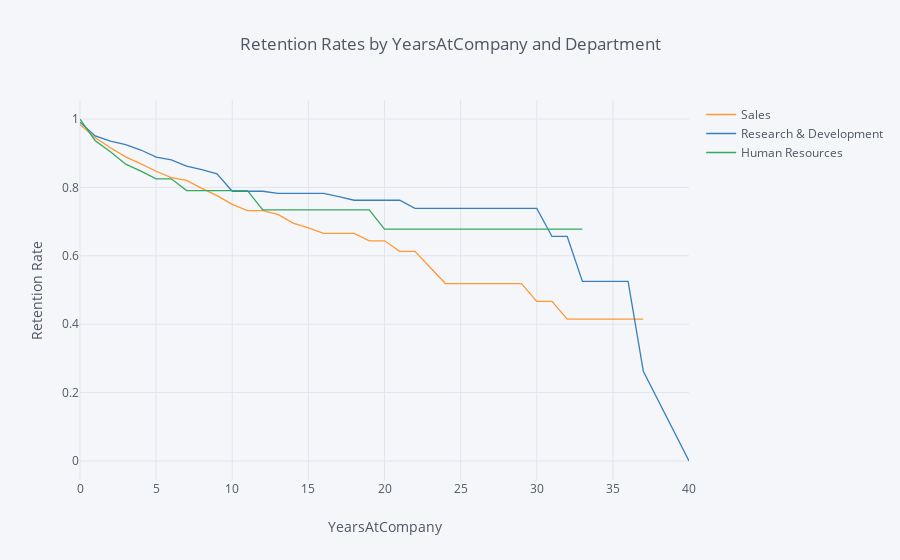

This figure's notebook cell:
### Markdown cell above
## 7. Let's investigate whether the department the employee works in has an impact on how long they stay with the company. Generate and plot survival curves showing retention by department and years the employee has worked at the company.

### Code cell
rates = survival(data, 'Department', 'YearsAtCompany', 'Attrition')

rates.iplot(kind='line', xTitle='YearsAtCompany', yTitle='Retention Rate',
            title='Retention Rates by YearsAtCompany and Department')

### Figure 1 — Plotly figure (JSON) as saved in the notebook; plotly's stock layout.template omitted (floating-point values rounded to 4 significant figures)
{"data": [{"line": {"color": "rgba(255, 153, 51, 1.0)", "dash": "solid", "shape": "linear", "width": 1.3}, "mode": "lines", "name": "Sales", "text": "", "type": "scatter", "uid": "0401f97a-11c2-4d0b-a877-64720f9748bc", "x": [0, 1, 2, 3, 4, 5, 6, 7, 8, 9, 10, 11, 12, 13, 14, 15, 16, 17, 18, 19, 20, 21, 22, 23, 24, 25, 26, 27, 29, 30, 31, 32, 33, 34, 36, 37, 40], "y": [0.9843, 0.9453, 0.9158, 0.8891, 0.8689, 0.8473, 0.8285, 0.8205, 0.7971, 0.7759, 0.7502, 0.7319, 0.7319, 0.7209, 0.6956, 0.6819, 0.6653, 0.6653, 0.6653, 0.6438, 0.6438, 0.6132, 0.6132, 0.566, 0.5188, 0.5188, 0.5188, 0.5188, 0.5188, 0.467, 0.467, 0.4151, 0.4151, 0.4151, 0.4151, 0.4151, ""]}, {"line": {"color": "rgba(55, 128, 191, 1.0)", "dash": "solid", "shape": "linear", "width": 1.3}, "mode": "lines", "name": "Research & Development", "text": "", "type": "scatter", "uid": "568f0072-b7b9-4708-a20d-8df044706e35", "x": [0, 1, 2, 3, 4, 5, 6, 7, 8, 9, 10, 11, 12, 13, 14, 15, 16, 17, 18, 19, 20, 21, 22, 23, 24, 25, 26, 27, 29, 30, 31, 32, 33, 34, 36, 37, 40], "y": [0.9906, 0.9503, 0.9351, 0.9249, 0.9093, 0.8886, 0.8805, 0.8624, 0.852, 0.8399, 0.7887, 0.7887, 0.7887, 0.7825, 0.7825, 0.7825, 0.7825, 0.7729, 0.7624, 0.7624, 0.7624, 0.7624, 0.7386, 0.7386, 0.7386, 0.7386, 0.7386, 0.7386, 0.7386, 0.7386, 0.6565, 0.6565, 0.5252, 0.5252, 0.5252, 0.2626, 0]}, {"line": {"color": "rgba(50, 171, 96, 1.0)", "dash": "solid", "shape": "linear", "width": 1.3}, "mode": "lines", "name": "Human Resources", "text": "", "type": "scatter", "uid": "6c733938-a19a-4401-a370-ceaa7cc5ed68", "x": [0, 1, 2, 3, 4, 5, 6, 7, 8, 9, 10, 11, 12, 13, 14, 15, 16, 17, 18, 19, 20, 21, 22, 23, 24, 25, 26, 27, 29, 30, 31, 32, 33, 34, 36, 37, 40], "y": [1, 0.9365, 0.9042, 0.868, 0.8474, 0.8251, 0.8251, 0.7907, 0.7907, 0.7907, 0.7907, 0.7907, 0.7342, 0.7342, 0.7342, 0.7342, 0.7342, 0.7342, 0.7342, 0.7342, 0.6777, 0.6777, 0.6777, 0.6777, 0.6777, 0.6777, 0.6777, 0.6777, 0.6777, 0.6777, 0.6777, 0.6777, 0.6777, "", "", "", ""]}], "layout": {"legend": {"bgcolor": "#F5F6F9", "font": {"color": "#4D5663"}}, "paper_bgcolor": "#F5F6F9", "plot_bgcolor": "#F5F6F9", "title": {"font": {"color": "#4D5663"}, "text": "Retention Rates by YearsAtCompany and Department"}, "xaxis": {"gridcolor": "#E1E5ED", "showgrid": true, "tickfont": {"color": "#4D5663"}, "title": {"font": {"color": "#4D5663"}, "text": "YearsAtCompany"}, "zerolinecolor": "#E1E5ED"}, "yaxis": {"gridcolor": "#E1E5ED", "showgrid": true, "tickfont": {"color": "#4D5663"}, "title": {"font": {"color": "#4D5663"}, "text": "Retention Rate"}, "zerolinecolor": "#E1E5ED"}}}
